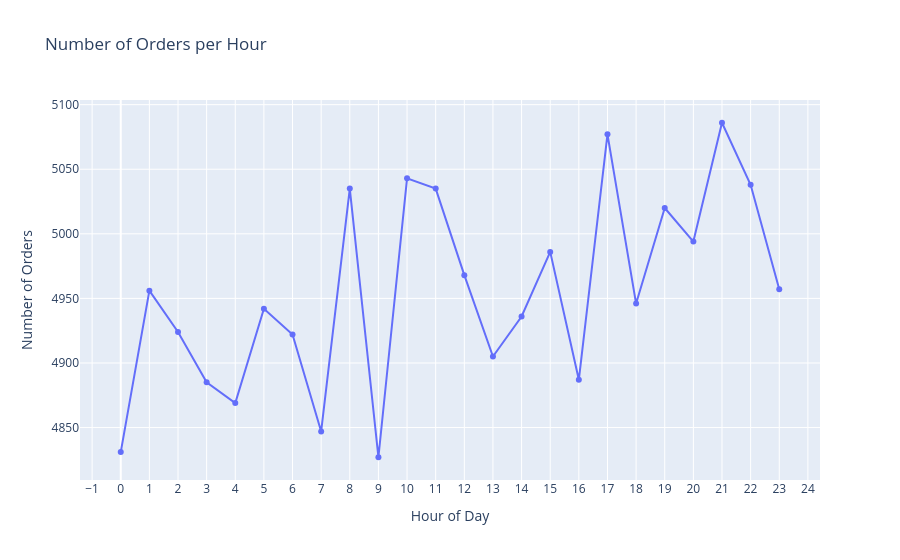

Source (notebook cell):
### Code cell
hourly_orders = df_cleaned.groupby('Hour')['OrderID'].count().reset_index()

fig = px.line(hourly_orders, 
              x='Hour', 
              y='OrderID', 
              title='Number of Orders per Hour',
              labels={'Hour': 'Hour of Day', 'OrderID': 'Number of Orders'},
              markers=True)
fig.update_xaxes(dtick=1)
fig.show()

### Figure 1 — Plotly figure (JSON) as saved in the notebook; plotly's stock layout.template omitted (floating-point values rounded to 4 significant figures)
{"data": [{"hovertemplate": "Hour of Day=%{x}<br>Number of Orders=%{y}<extra></extra>", "legendgroup": "", "line": {"color": "#636efa", "dash": "solid"}, "marker": {"symbol": "circle"}, "mode": "lines+markers", "name": "", "orientation": "v", "showlegend": false, "type": "scatter", "x": [0, 1, 2, 3, 4, 5, 6, 7, 8, 9, 10, 11, 12, 13, 14, 15, 16, 17, 18, 19, 20, 21, 22, 23], "xaxis": "x", "y": [4831, 4956, 4924, 4885, 4869, 4942, 4922, 4847, 5035, 4827, 5043, 5035, 4968, 4905, 4936, 4986, 4887, 5077, 4946, 5020, 4994, 5086, 5038, 4957], "yaxis": "y"}], "layout": {"legend": {"tracegroupgap": 0}, "title": {"text": "Number of Orders per Hour"}, "xaxis": {"anchor": "y", "domain": [0, 1], "dtick": 1, "title": {"text": "Hour of Day"}}, "yaxis": {"anchor": "x", "domain": [0, 1], "title": {"text": "Number of Orders"}}}}
